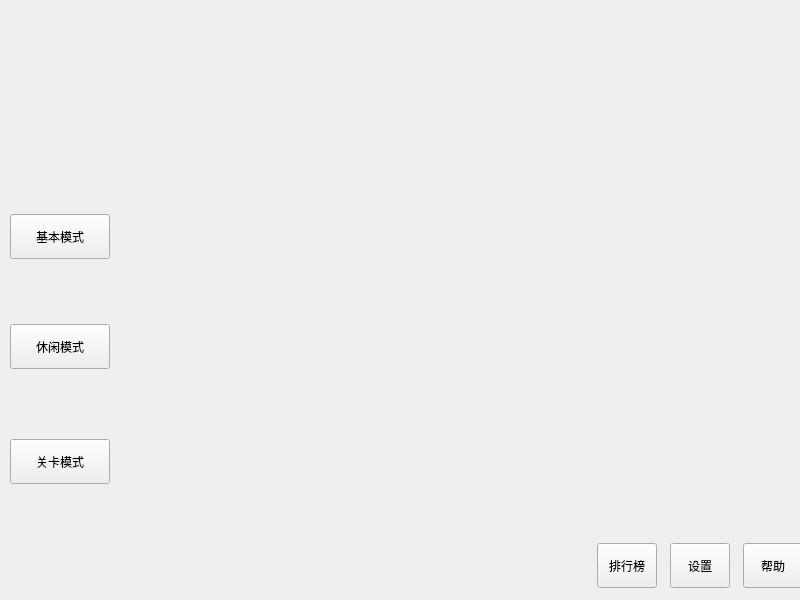
<?xml version="1.0" encoding="UTF-8"?>
<ui version="4.0">
 <class>MainScene</class>
 <widget class="QMainWindow" name="MainScene">
  <property name="geometry">
   <rect>
    <x>0</x>
    <y>0</y>
    <width>800</width>
    <height>600</height>
   </rect>
  </property>
  <property name="minimumSize">
   <size>
    <width>800</width>
    <height>600</height>
   </size>
  </property>
  <property name="maximumSize">
   <size>
    <width>800</width>
    <height>600</height>
   </size>
  </property>
  <property name="windowTitle">
   <string>MainScene</string>
  </property>
  <widget class="QWidget" name="centralwidget">
   <widget class="QWidget" name="widget" native="true">
    <property name="geometry">
     <rect>
      <x>10</x>
      <y>200</y>
      <width>131</width>
      <height>301</height>
     </rect>
    </property>
    <layout class="QVBoxLayout" name="verticalLayout">
     <item>
      <widget class="QPushButton" name="baseButton">
       <property name="minimumSize">
        <size>
         <width>100</width>
         <height>45</height>
        </size>
       </property>
       <property name="maximumSize">
        <size>
         <width>100</width>
         <height>45</height>
        </size>
       </property>
       <property name="baseSize">
        <size>
         <width>0</width>
         <height>0</height>
        </size>
       </property>
       <property name="text">
        <string>基本模式</string>
       </property>
      </widget>
     </item>
     <item>
      <spacer name="verticalSpacer_2">
       <property name="orientation">
        <enum>Qt::Vertical</enum>
       </property>
       <property name="sizeType">
        <enum>QSizePolicy::Fixed</enum>
       </property>
       <property name="sizeHint" stdset="0">
        <size>
         <width>20</width>
         <height>45</height>
        </size>
       </property>
      </spacer>
     </item>
     <item>
      <widget class="QPushButton" name="casualButton_2">
       <property name="minimumSize">
        <size>
         <width>100</width>
         <height>45</height>
        </size>
       </property>
       <property name="maximumSize">
        <size>
         <width>100</width>
         <height>45</height>
        </size>
       </property>
       <property name="text">
        <string>休闲模式</string>
       </property>
      </widget>
     </item>
     <item>
      <spacer name="verticalSpacer">
       <property name="orientation">
        <enum>Qt::Vertical</enum>
       </property>
       <property name="sizeType">
        <enum>QSizePolicy::Fixed</enum>
       </property>
       <property name="sizeHint" stdset="0">
        <size>
         <width>20</width>
         <height>50</height>
        </size>
       </property>
      </spacer>
     </item>
     <item>
      <widget class="QPushButton" name="levelButton">
       <property name="minimumSize">
        <size>
         <width>100</width>
         <height>45</height>
        </size>
       </property>
       <property name="maximumSize">
        <size>
         <width>100</width>
         <height>45</height>
        </size>
       </property>
       <property name="text">
        <string>关卡模式</string>
       </property>
      </widget>
     </item>
    </layout>
   </widget>
   <widget class="QWidget" name="widget_2" native="true">
    <property name="geometry">
     <rect>
      <x>590</x>
      <y>530</y>
      <width>221</width>
      <height>71</height>
     </rect>
    </property>
    <layout class="QHBoxLayout" name="horizontalLayout">
     <item>
      <widget class="QPushButton" name="rankButton">
       <property name="minimumSize">
        <size>
         <width>60</width>
         <height>45</height>
        </size>
       </property>
       <property name="maximumSize">
        <size>
         <width>60</width>
         <height>45</height>
        </size>
       </property>
       <property name="text">
        <string>排行榜</string>
       </property>
      </widget>
     </item>
     <item>
      <widget class="QPushButton" name="settingButton">
       <property name="minimumSize">
        <size>
         <width>60</width>
         <height>45</height>
        </size>
       </property>
       <property name="maximumSize">
        <size>
         <width>60</width>
         <height>45</height>
        </size>
       </property>
       <property name="text">
        <string>设置</string>
       </property>
      </widget>
     </item>
     <item>
      <widget class="QPushButton" name="helpButton">
       <property name="minimumSize">
        <size>
         <width>60</width>
         <height>45</height>
        </size>
       </property>
       <property name="maximumSize">
        <size>
         <width>60</width>
         <height>45</height>
        </size>
       </property>
       <property name="text">
        <string>帮助</string>
       </property>
      </widget>
     </item>
    </layout>
   </widget>
  </widget>
 </widget>
 <resources/>
 <connections/>
</ui>
